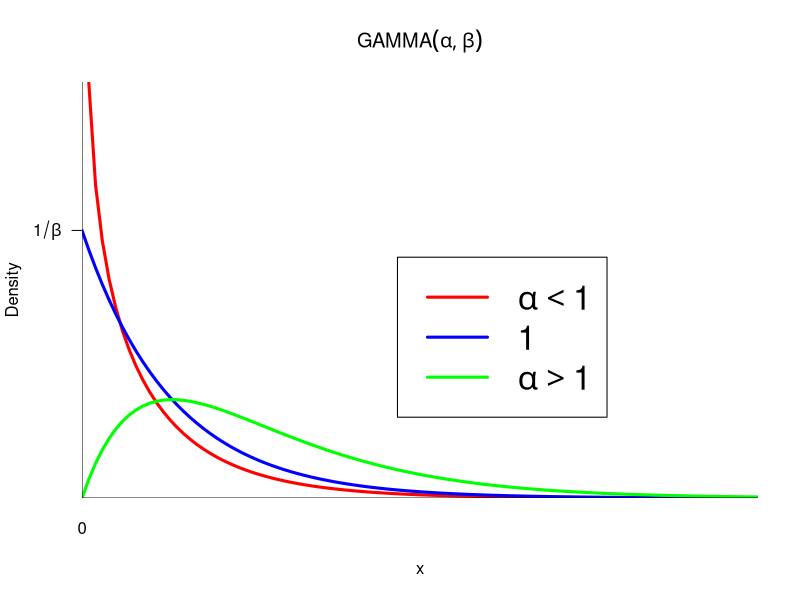

Write the R code that produced this figure.
to <- 15
x <- seq(from=0,to=to,by=.01)
pdf('./plot.pdf')
par(xaxs='i',yaxs='i')
curve(dgamma(x,.7,scale=2), from=0, to=to, lwd=3, col = 'red',
main = expression(GAMMA(alpha,beta)), ylab = 'Density', axes=F)
curve(dgamma(x,1,scale=2), from=0, to=to, add=T, lwd=3, col='blue')
curve(dgamma(x,2,scale=2), from=0, to=to, add=T, lwd=3, col='green')
legend(7,.45, legend=c(expression(alpha < 1), 
                      expression(alpha = 1),
                      expression(alpha > 1)),
       col=c('red','blue','green'), lwd=3, cex=2  )
axis(1, at=0, labels=0, tick=F)
abline(v=0,h=0)
axis(2, at=1/2, labels=expression(1/beta), las=2)
dev.off()

